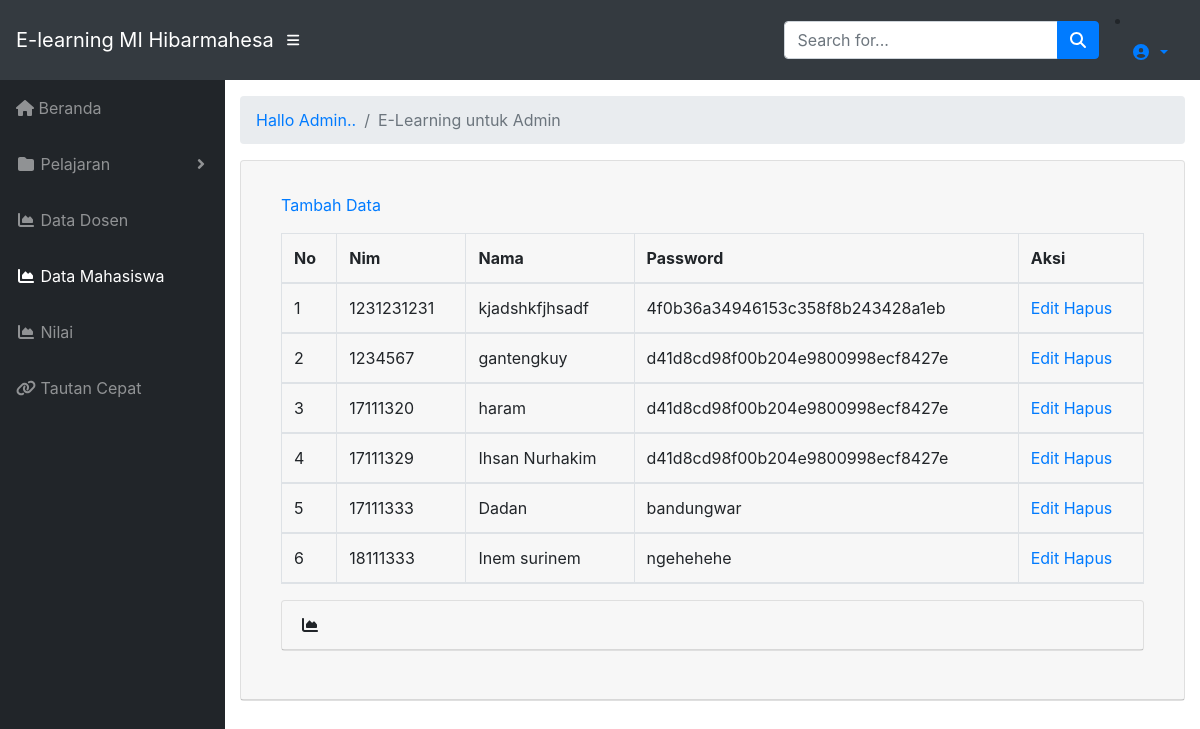
Page /data_mahasiswa on the committed database.
### tables this page shows
CREATE TABLE IF NOT EXISTS `mahasiswa` (
  `nim` varchar(15) NOT NULL,
  `nama` varchar(90) DEFAULT NULL,
  `pass` varchar(40) DEFAULT NULL
);

### application/controllers/data_mahasiswa.php (called while the page is built, shortened)
<?php
	class Data_mahasiswa extends CI_Controller{
		function __construct(){
			$this->load->model('m_data_mahasiswa');
			$this->load->helper('url');
		}
	function index(){
		$data['mahasiswa'] = $this->m_data_mahasiswa->tampil_nilai()->result();
		$this->load->view('v_data_mahasiswa',$data);
	}
}
?>

### index.php (called while the page is built, shortened)
<?php
require_once BASEPATH.'core/CodeIgniter.php';

### application/models/m_data_mahasiswa.php (called while the page is built, shortened)
<?php
class M_data_mahasiswa extends CI_Model{
	public function tampil_nilai(){
		return $this->db->get('mahasiswa');
	}
}

### application/views/v_data_mahasiswa.php (the view, shortened to what this page needs)
<!DOCTYPE html>
<html lang="en">
<head>
  <link href="vendor/fontawesome-free/css/all.min.css" rel="stylesheet" type="text/css">
  <link href="vendor/datatables/dataTables.bootstrap4.css" rel="stylesheet">
  <link href="css/sb-admin.css" rel="stylesheet">
</head>
<body id="page-top">
  <nav class="navbar navbar-expand navbar-dark bg-dark static-top">
    <a class="navbar-brand mr-1" href="index.html">E-learning MI Hibarmahesa</a>
    <button class="btn btn-link btn-sm text-white order-1 order-sm-0" id="sidebarToggle" href="#">
      <i class="fas fa-bars"></i>
    </button>
    <form class="d-none d-md-inline-block form-inline ml-auto mr-0 mr-md-3 my-2 my-md-0">
      <div class="input-group">
        <input type="text" class="form-control" placeholder="Search for..." aria-label="Search" aria-describedby="basic-addon2">
        <div class="input-group-append">
          <button class="btn btn-primary" type="button">
            <i class="fas fa-search"></i>
          </button>
        </div>
      </div>
    </form>
      <li class="nav-item dropdown no-arrow">
        <a class="nav-link dropdown-toggle" href="#" id="userDropdown" role="button" data-toggle="dropdown" aria-haspopup="true" aria-expanded="false">
          <i class="fas fa-user-circle fa-fw"></i>
        </a>
      </li>
  </nav>
  <div id="wrapper">
    <ul class="sidebar navbar-nav">
      <li class="nav-item">
        <a class="nav-link" href="dashboard_admin">
          <i class="fas fa-home"></i>
          <span>Beranda</span>
        </a>
      </li>
      <li class="nav-item dropdown">
        <a class="nav-link dropdown-toggle" href="#" id="pagesDropdown" role="button" data-toggle="dropdown" aria-haspopup="true" aria-expanded="false">
          <i class="fas fa-fw fa-folder"></i>
          <span>Pelajaran</span>
        </a>
           <li class="nav-item">
        <a class="nav-link" href="data_dosen">
          <i class="fas fa-fw fa-chart-area"></i>
          <span>Data Dosen</span></a>
      </li>
         <li class="nav-item active">
        <a class="nav-link" href="data_mahasiswa">
          <i class="fas fa-fw fa-chart-area"></i>
          <span>Data Mahasiswa</span></a>
      </li>
      </li>
      <li class="nav-item">
        <a class="nav-link" href="nilai_admin">
          <i class="fas fa-fw fa-chart-area"></i>
          <span>Nilai</span></a>
      </li>
      <li class="nav-item">
        <a class="nav-link" href="#">
          <i class="fas fa-link"></i>
          <span>Tautan Cepat</span></a>
      </li>
    </ul>
    <div id="content-wrapper">
      <div class="container-fluid">
        <ol class="breadcrumb">
          <li class="breadcrumb-item">
            <a href="#">Hallo Admin..</a>
          </li>
          <li class="breadcrumb-item active">E-Learning untuk Admin</li>
        </ol>
          <div class="card mb-3">
          <div class="card-header">
          <div class="card-body">
            <div class="table-responsive">
            <p><a href="tambah_mahasiswa">Tambah Data</a></p>
              <table class="table table-bordered" id="dataTable" width="100%" cellspacing="0">
                <thead>
                  <tr>
                    <th>No</th>
                    <th>Nim</th>
                    <th>Nama</th>
                    <th>Password</th>
                    <th>Aksi</th>
                  </tr>
                  <?php
                  $no = 1;
                  foreach($mahasiswa as $data){ ?>
                    <tr>
                <td><?php echo $no++ ?></td>
                <td><?php echo $data->nim ?></td>
                <td><?php echo $data->nama ?></td>
                <td><?php echo $data->pass ?></td>
                <td>
        <?php echo anchor('crud/edit/'.$data->nim,'Edit'); ?>
        <?php echo anchor('crud/hapus_data_mahasiswa/'.$data->nim,'Hapus'); ?>
               </td>
              </tr>
            <?php } ?>
                </thead>
                </table>
        <div class="card mb-3">
          <div class="card-header">
            <i class="fas fa-chart-area"></i>
        </div>
      </div>
</body>
</html>

### rows in the picture
mahasiswa: nim "1231231231", nama "kjadshkfjhsadf", pass "4f0b36a34946153c358f8b243428a1eb", nim "Edit", nim "Hapus"
mahasiswa: nim "1234567", nama "gantengkuy", pass "d41d8cd98f00b204e9800998ecf8427e", nim "Edit", nim "Hapus"
mahasiswa: nim "17111320", nama "haram", pass "d41d8cd98f00b204e9800998ecf8427e", nim "Edit", nim "Hapus"
mahasiswa: nim "17111329", nama "Ihsan Nurhakim", pass "d41d8cd98f00b204e9800998ecf8427e", nim "Edit", nim "Hapus"
mahasiswa: nim "17111333", nama "Dadan", pass "bandungwar", nim "Edit", nim "Hapus"
mahasiswa: nim "18111333", nama "Inem surinem", pass "ngehehehe", nim "Edit", nim "Hapus"
